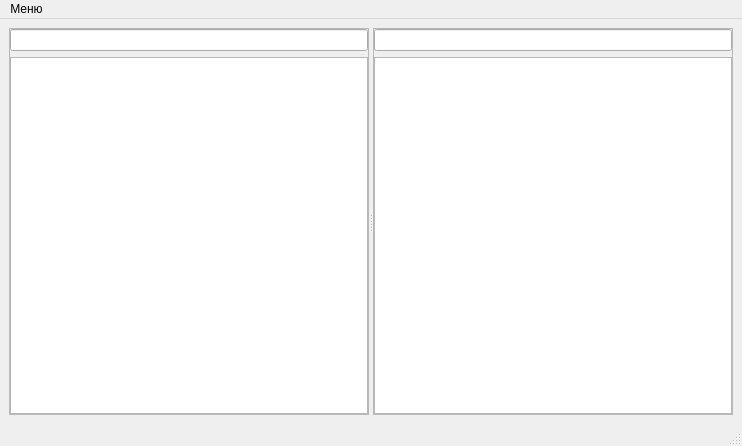
<?xml version="1.0" encoding="UTF-8"?>
<ui version="4.0">
 <class>MainWindow</class>
 <widget class="QMainWindow" name="MainWindow">
  <property name="geometry">
   <rect>
    <x>0</x>
    <y>0</y>
    <width>742</width>
    <height>446</height>
   </rect>
  </property>
  <property name="windowTitle">
   <string>Управление загруженными файлами</string>
  </property>
  <widget class="QWidget" name="centralwidget">
   <layout class="QVBoxLayout" name="verticalLayout">
    <item>
     <widget class="QSplitter" name="splitter">
      <property name="orientation">
       <enum>Qt::Horizontal</enum>
      </property>
      <widget class="QFrame" name="frame">
       <property name="frameShape">
        <enum>QFrame::StyledPanel</enum>
       </property>
       <property name="frameShadow">
        <enum>QFrame::Raised</enum>
       </property>
       <layout class="QVBoxLayout" name="verticalLayout_2">
        <property name="margin">
         <number>0</number>
        </property>
        <item>
         <widget class="QLineEdit" name="leMain">
          <property name="focusPolicy">
           <enum>Qt::NoFocus</enum>
          </property>
          <property name="readOnly">
           <bool>true</bool>
          </property>
         </widget>
        </item>
        <item>
         <widget class="QListWidget" name="lwMain">
          <property name="focusPolicy">
           <enum>Qt::TabFocus</enum>
          </property>
         </widget>
        </item>
       </layout>
      </widget>
      <widget class="QFrame" name="frame_2">
       <property name="frameShape">
        <enum>QFrame::StyledPanel</enum>
       </property>
       <property name="frameShadow">
        <enum>QFrame::Raised</enum>
       </property>
       <layout class="QVBoxLayout" name="verticalLayout_3">
        <property name="margin">
         <number>0</number>
        </property>
        <item>
         <widget class="QLineEdit" name="leAux">
          <property name="focusPolicy">
           <enum>Qt::NoFocus</enum>
          </property>
          <property name="readOnly">
           <bool>true</bool>
          </property>
         </widget>
        </item>
        <item>
         <widget class="QListWidget" name="lwAux">
          <property name="focusPolicy">
           <enum>Qt::TabFocus</enum>
          </property>
         </widget>
        </item>
       </layout>
      </widget>
     </widget>
    </item>
   </layout>
  </widget>
  <widget class="QMenuBar" name="menubar">
   <property name="geometry">
    <rect>
     <x>0</x>
     <y>0</y>
     <width>742</width>
     <height>21</height>
    </rect>
   </property>
   <widget class="QMenu" name="menu">
    <property name="title">
     <string>Меню</string>
    </property>
   </widget>
   <addaction name="menu"/>
  </widget>
  <widget class="QStatusBar" name="statusbar"/>
 </widget>
 <tabstops>
  <tabstop>lwMain</tabstop>
  <tabstop>lwAux</tabstop>
  <tabstop>leMain</tabstop>
  <tabstop>leAux</tabstop>
 </tabstops>
 <resources/>
 <connections/>
</ui>
